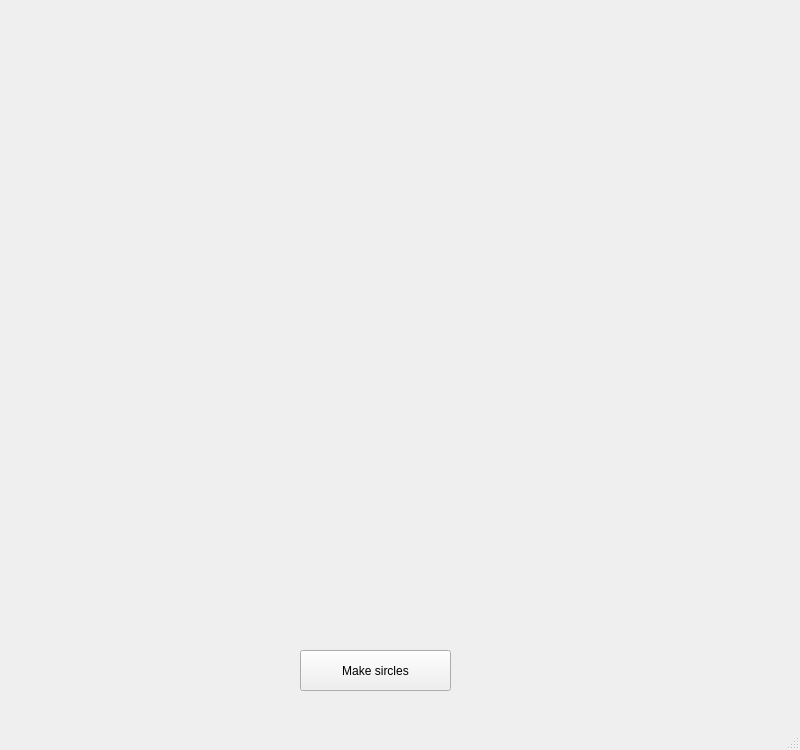
<?xml version="1.0" encoding="UTF-8"?>
<ui version="4.0">
 <class>MainWindow</class>
 <widget class="QMainWindow" name="MainWindow">
  <property name="geometry">
   <rect>
    <x>0</x>
    <y>0</y>
    <width>800</width>
    <height>750</height>
   </rect>
  </property>
  <property name="sizePolicy">
   <sizepolicy hsizetype="Fixed" vsizetype="Fixed">
    <horstretch>0</horstretch>
    <verstretch>0</verstretch>
   </sizepolicy>
  </property>
  <property name="minimumSize">
   <size>
    <width>800</width>
    <height>750</height>
   </size>
  </property>
  <property name="maximumSize">
   <size>
    <width>800</width>
    <height>750</height>
   </size>
  </property>
  <property name="windowTitle">
   <string>Circle Maker</string>
  </property>
  <widget class="QWidget" name="centralwidget">
   <widget class="QPushButton" name="btn">
    <property name="geometry">
     <rect>
      <x>300</x>
      <y>650</y>
      <width>151</width>
      <height>41</height>
     </rect>
    </property>
    <property name="text">
     <string>Make sircles</string>
    </property>
   </widget>
  </widget>
  <widget class="QMenuBar" name="menubar">
   <property name="geometry">
    <rect>
     <x>0</x>
     <y>0</y>
     <width>800</width>
     <height>20</height>
    </rect>
   </property>
  </widget>
  <widget class="QStatusBar" name="statusbar"/>
 </widget>
 <resources/>
 <connections/>
</ui>
